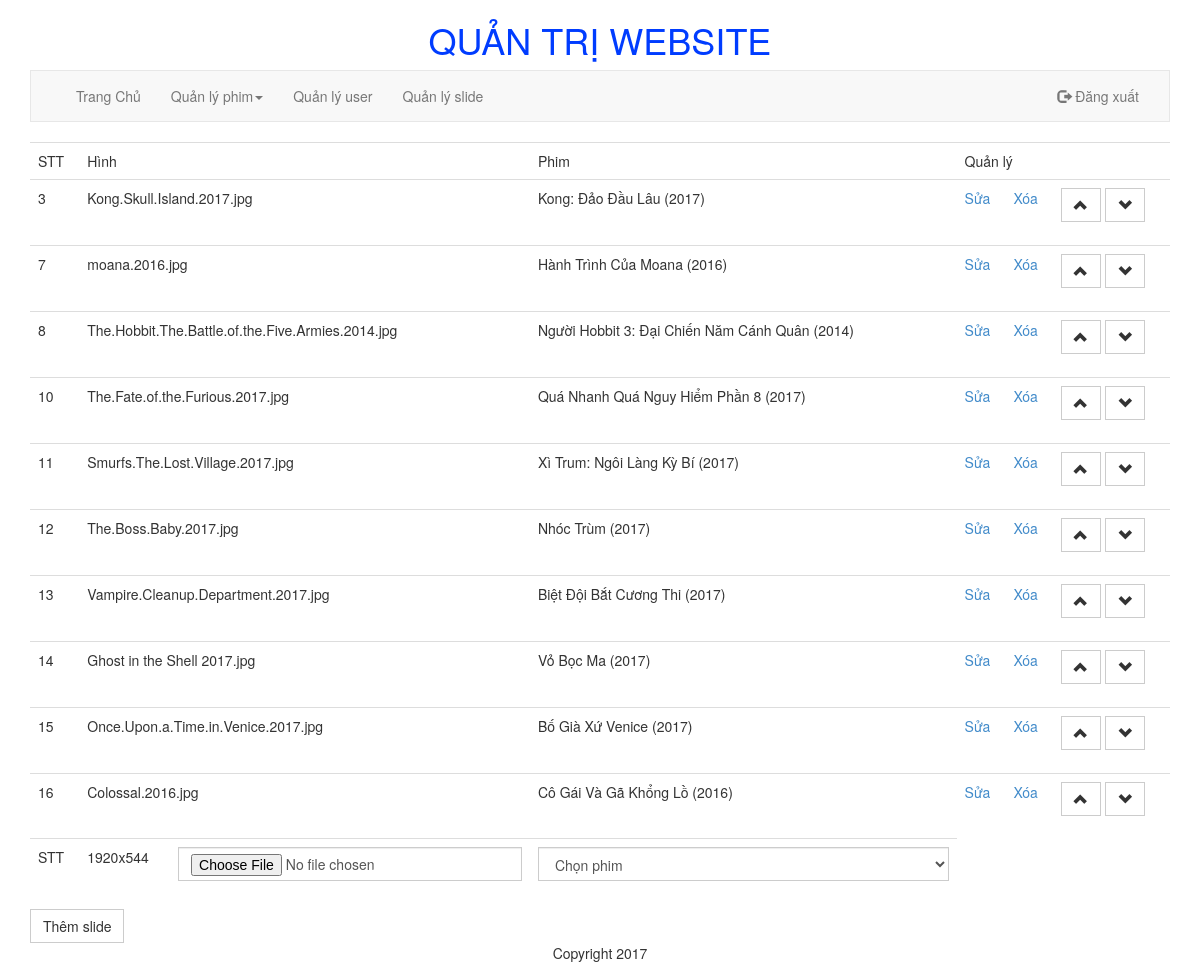
Page /application/views/admin/index.php?quanly=quanlyslide (signed in) on the committed database.
### tables this page shows
CREATE TABLE IF NOT EXISTS `slide` (
  `stt` int(11) NOT NULL AUTO_INCREMENT,
  `hinh` varchar(255) NOT NULL,
  `phim` varchar(255) NOT NULL,
  `idphim` int(11) NOT NULL,
  PRIMARY KEY (`stt`)
);

### application/views/admin/modules/quanlyslide/lietke.php (the view, shortened to what this page needs)
<?php
	$sql = "SELECT * FROM slide ORDER BY stt ASC";
	$run = mysqli_query($conn, $sql);
?>
<form method="post" enctype="multipart/form-data">
	<table class="table table-hover">
		<tbody>
			<tr>
				<td>STT</td>
				<td colspan="2">Hình</td>
				<td>Phim</td>
				<td colspan="3">Quản lý</td>
			</tr>
			<?php
				while($dong = mysqli_fetch_array($run)) {
			?>
			<tr>
				<td><?php echo($dong['stt']); ?></td>
				<td colspan="2"><?php echo($dong['hinh']); ?></td>
				<td><?php echo($dong['phim']); ?></td>
				<td><a href="index.php?quanly=quanlyslide&ac=sua&stt=<?php echo($dong['stt']); ?>">Sửa</a></td>
				<td><a href="index.php?quanly=quanlyslide&ac=xoa&stt=<?php echo($dong['stt']); ?>">Xóa</a></td>
				<td>
					<div class="form-group">
						<a href="index.php?quanly=quanlyslide&ac=up&stt=<?php echo($dong['stt']); ?>" class="btn btn-default"><span class="glyphicon glyphicon-chevron-up"></span></a>
						<a href="index.php?quanly=quanlyslide&ac=down&stt=<?php echo($dong['stt']); ?>" class="btn btn-default"><span class="glyphicon glyphicon-chevron-down"></span></a>
					</div>
				</td>
			</tr>
			<?php
				}
			?>
				<tr>
				<?php
					if(isset($_GET['ac']))
					{
						if($_GET['ac'] == 'sua')
						{
				?>
							<td><input name="stt" value="<?php echo($slide['stt']); ?>" class="form-control" type="text"></td>
							<td><input name="tenhinh" value="<?php echo($slide['hinh']); ?>" class="form-control" type="text"></td>
				<?php
						}
					}
					else
					{
						echo('<td>STT</td><td>1920x544</td>');
					}
				?>
				<td><input name="hinh" type="file" class="form-control" accept="image/*"></td>
				<td>
					<select name="phim" class="form-control">
					<?php
						if(isset($_GET['ac']))
						{
							if($_GET['ac'] == 'sua')
							{
					?>
						<option><?php echo($slide['phim']); ?></option>
						<?php
							}
						}
						else
						{
						?>
						<option>Chọn phim</option>
					<?php
						}
					?>
					</select>
				</td>
			</tr>
		</tbody>
	</table>
	<?php
		if(isset($_GET['ac']))
		{
			if($_GET['ac'] == 'sua')
			{
				echo('<button name="sua" id="sua" class="btn btn-default">Sửa slide</button>');
			}
		}
		else
		{
			echo('<button name="them" id="them" class="btn btn-default">Thêm slide</button>');
		}
	?>
</form>

### rows in the picture
slide: stt "3", hinh "Kong.Skull.Island.2017.jpg", phim "Kong: Đảo Đầu Lâu (2017)"
slide: stt "7", hinh "moana.2016.jpg", phim "Hành Trình Của Moana (2016)"
slide: stt "8", hinh "The.Hobbit.The.Battle.of.the.Five.Armies.2014.jpg", phim "Người Hobbit 3: Đại Chiến Năm Cánh Quân (2014)"
slide: stt "10", hinh "The.Fate.of.the.Furious.2017.jpg", phim "Quá Nhanh Quá Nguy Hiểm Phần 8 (2017)"
slide: stt "11", hinh "Smurfs.The.Lost.Village.2017.jpg", phim "Xì Trum: Ngôi Làng Kỳ Bí (2017)"
slide: stt "12", hinh "The.Boss.Baby.2017.jpg", phim "Nhóc Trùm (2017)"
slide: stt "13", hinh "Vampire.Cleanup.Department.2017.jpg", phim "Biệt Đội Bắt Cương Thi (2017)"
slide: stt "14", hinh "Ghost in the Shell 2017.jpg", phim "Vỏ Bọc Ma (2017)"
slide: stt "15", hinh "Once.Upon.a.Time.in.Venice.2017.jpg", phim "Bố Già Xứ Venice (2017)"
slide: stt "16", hinh "Colossal.2016.jpg", phim "Cô Gái Và Gã Khổng Lồ (2016)"
